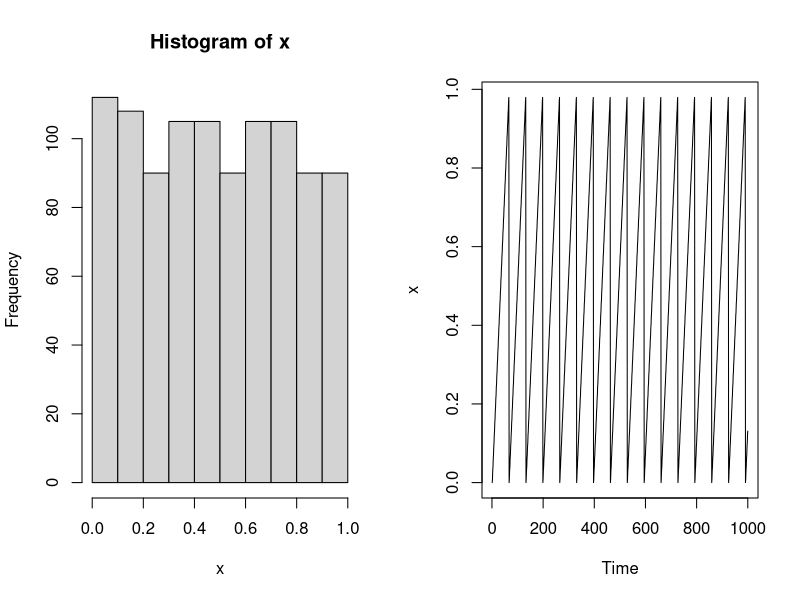
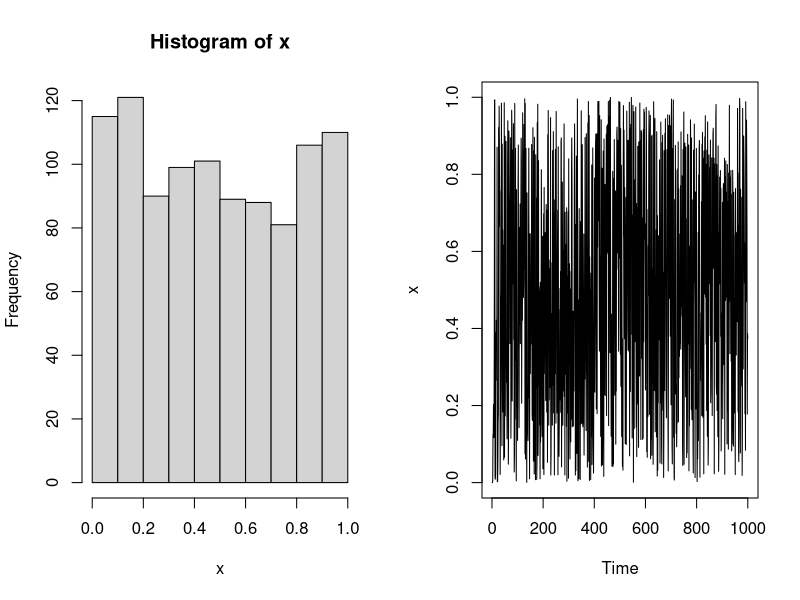

These figures' R source, in order:
## ---- chunk 1
mixed_congruential <- function(
    seed, n_samples, a = 7^5, m = (2 ^ 31) - 1, c=(2 ^ 10) - 1) {
  x <- rep(NA, times=n_samples)
  x[1] <- seed
  hasRepeat <- FALSE
  for (i in 2:n_samples) {
    val <- (x[i - 1] * a + c) %% m
    # If val is already present, the values will repeat
    if (val %in% x[1:i]) {
      hasRepeat <- TRUE
      break
    }
    x[i] <- val
  }
  if (hasRepeat) {  # loop broke because of repeating values, so fill the rest
    reps <- x[1:(i - 1)]  # the original sequence to be repeated
    x[i:n_samples] <- rep(reps, length.out=(n_samples - i + 1))
  }
  return(x / m)
}

# First set of values
x <- mixed_congruential(10, 1000, a=4^5, m=(2 ^ 20)-1, c=(2^5)-1)
par(mfrow=c(1, 2))
hist(x)
plot.ts(x)
## ---- chunk 2
x <- mixed_congruential(10, 1000, a=8^5, m=(2 ^ 41)-1, c=(2^8)-1)
par(mfrow=c(1, 2))
hist(x)
plot.ts(x)
## ---- chunk 3
uniform_sample <- runif(1)

# params for Binomail distribution
n = 5
p = 0.3
cdf <- unique(pbinom(-1:5, n, p))
binomial_sample <- cut(uniform_sample, cdf, labels=FALSE)
print(binomial_sample)
## ---- chunk 4
uniform_samples <- runif(200)
binomial_samples <- cut(uniform_samples, cdf, labels=FALSE) - 1
print(mean(binomial_samples))  # empirical
print(n * p)  # theoretical
